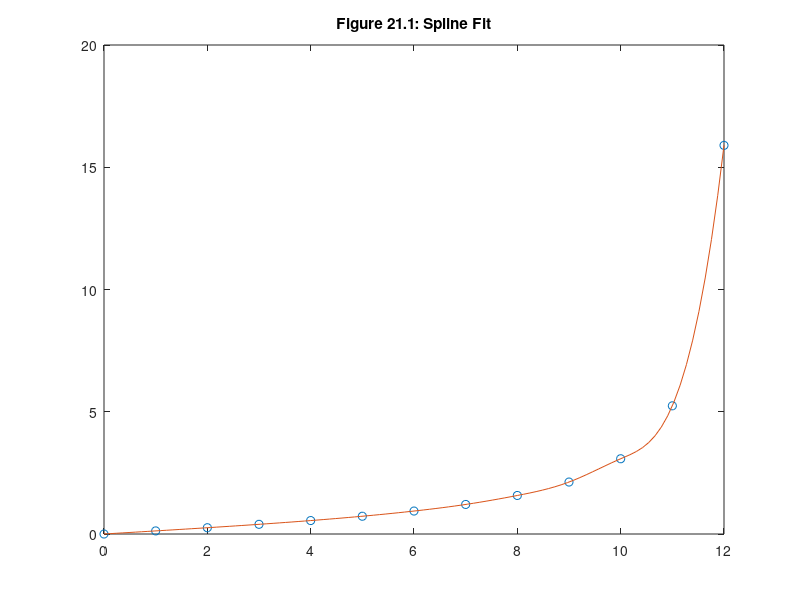

This figure's MATLAB source:
% mm2101.m
x = 0:12;
y = tan(pi*x/25);
xi = linspace(0,12);
yi = spline(x,y,xi);
plot(x,y,'o',xi,yi)
title('Figure 21.1: Spline Fit')
